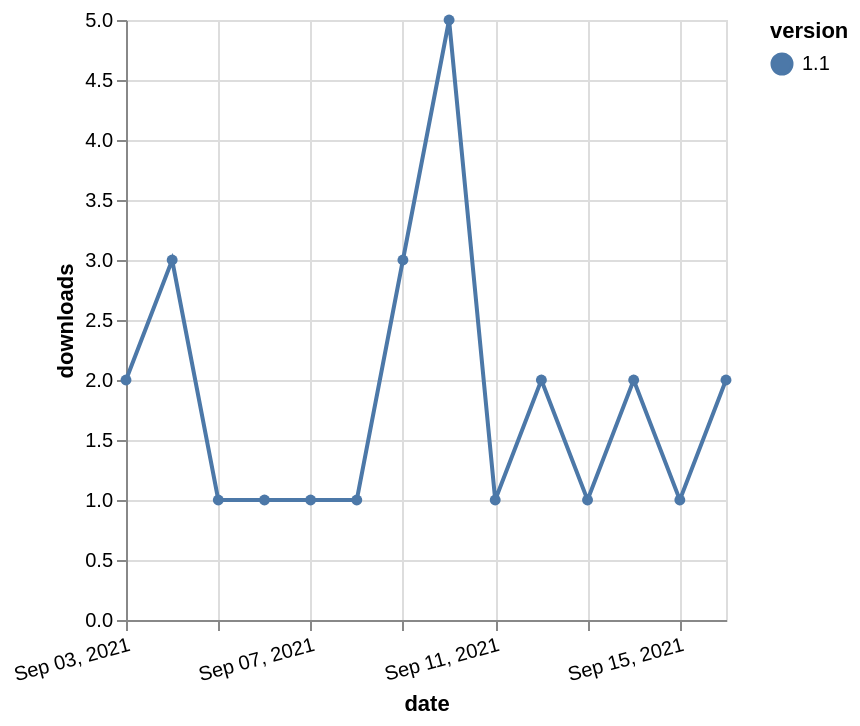

Write the Vega-Lite specification saved for this chart.
### Vega-Lite specification from a JSON file in a GitHub repository (floating-point values rounded to 4 significant figures)
{"$schema": "https://vega.github.io/schema/vega-lite/v5.json", "description": "A simple bar chart with embedded data.", "data": {"values": [{"date": "2021-09-03", "total": 348, "delta": 2, "version": "1.1"}, {"date": "2021-09-04", "total": 351, "delta": 3, "version": "1.1"}, {"date": "2021-09-05", "total": 352, "delta": 1, "version": "1.1"}, {"date": "2021-09-06", "total": 353, "delta": 1, "version": "1.1"}, {"date": "2021-09-07", "total": 354, "delta": 1, "version": "1.1"}, {"date": "2021-09-08", "total": 355, "delta": 1, "version": "1.1"}, {"date": "2021-09-09", "total": 358, "delta": 3, "version": "1.1"}, {"date": "2021-09-10", "total": 363, "delta": 5, "version": "1.1"}, {"date": "2021-09-11", "total": 364, "delta": 1, "version": "1.1"}, {"date": "2021-09-12", "total": 366, "delta": 2, "version": "1.1"}, {"date": "2021-09-13", "total": 367, "delta": 1, "version": "1.1"}, {"date": "2021-09-14", "total": 369, "delta": 2, "version": "1.1"}, {"date": "2021-09-15", "total": 370, "delta": 1, "version": "1.1"}, {"date": "2021-09-16", "total": 372, "delta": 2, "version": "1.1"}]}, "width": "container", "mark": {"type": "line", "point": {"filled": true}}, "encoding": {"x": {"field": "date", "type": "temporal", "timeUnit": "yearmonthdate", "title": "date", "axis": {"labelAngle": -15}}, "y": {"field": "delta", "type": "quantitative", "title": "downloads"}, "color": {"field": "version", "type": "nominal"}, "tooltip": {"field": "delta"}}}
